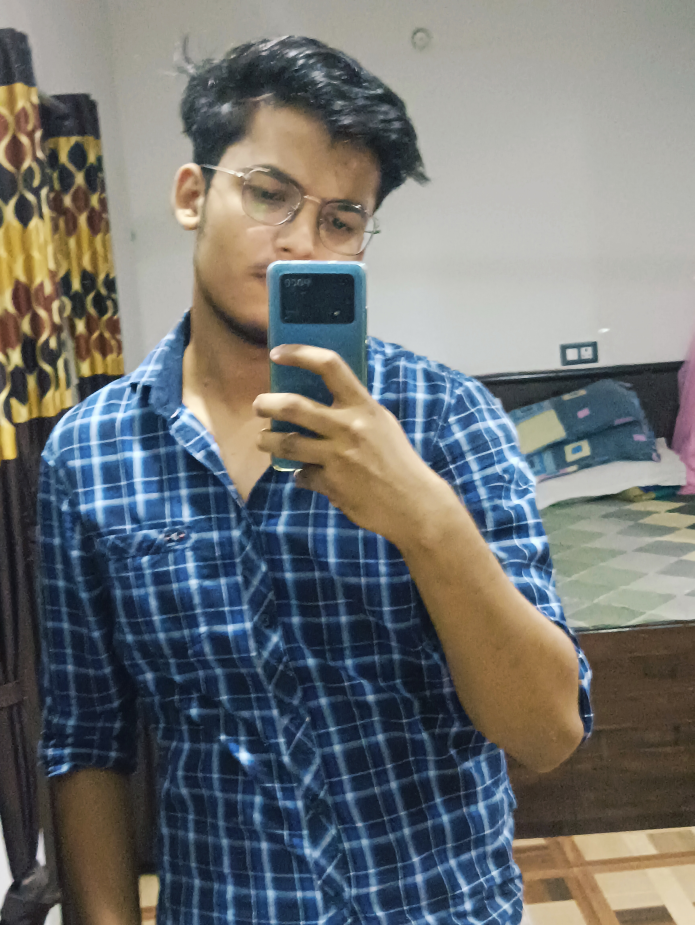
#> input picture images/image.jpg, 3472 x 4624 px, found by its file name (shown at 1/5 size)
$ python sharpening.py
#> lines starting #> are read from the running program, lines starting #| are printed output that depends on the picture
import cv2
import numpy as np
img = cv2.imread('images/image.jpg')
#> img is the input picture: shape (4624, 3472, 3); mean B, G, R 114.2, 114.7, 112.5
resized_img = cv2.resize(img,(700,700))
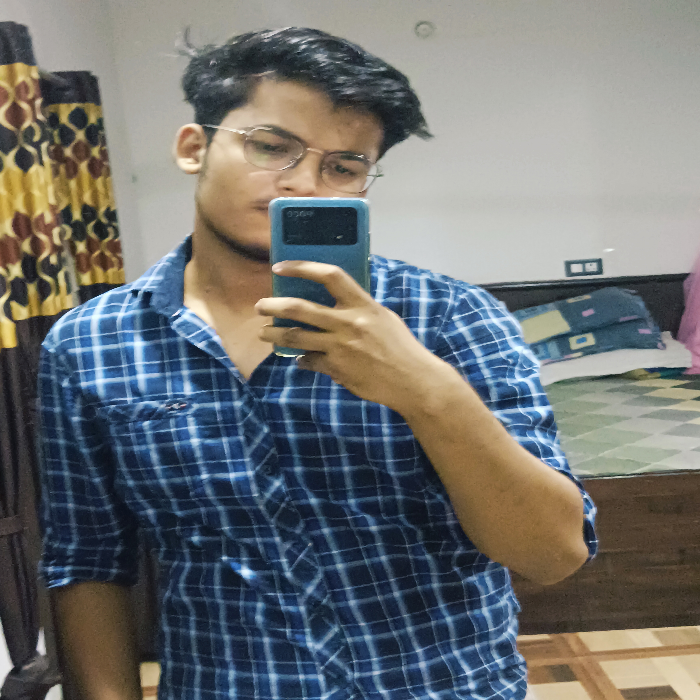
#> resized_img: shape (700, 700, 3); mean B, G, R 114.1, 114.6, 112.4
sharpen_kernel = np.array([
    [0,-1,0],
    [-1,5,-1],
    [0,-1,0]
])
sharpen_img = cv2.filter2D(resized_img,-50,sharpen_kernel)
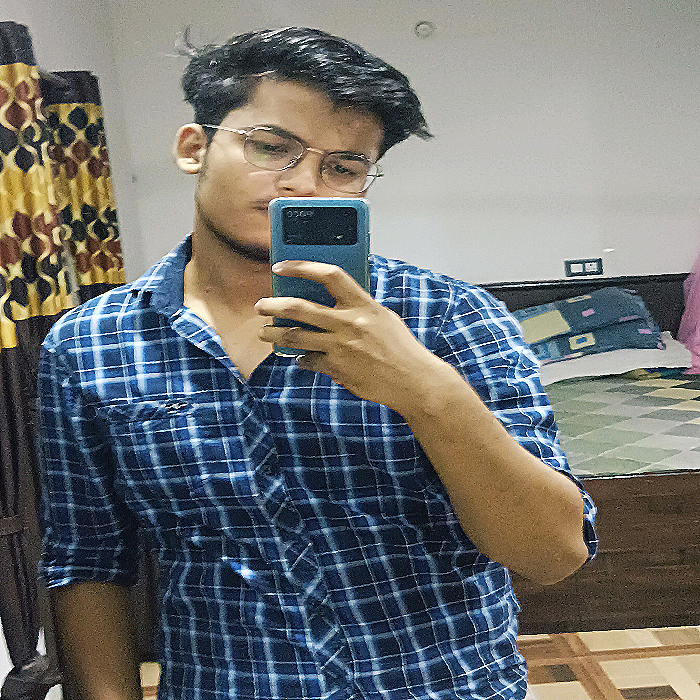
#> sharpen_img: shape (700, 700, 3); mean B, G, R 113.9, 114.6, 112.7
if sharpen_img is not None:
    cv2.imshow("Original Image", resized_img)
    cv2.waitKey(0)
    cv2.destroyAllWindows()
    cv2.imshow("Blurred Iamge", sharpen_img)
    cv2.waitKey(0)
    cv2.destroyAllWindows()
else:
    print("Some error Occured")
